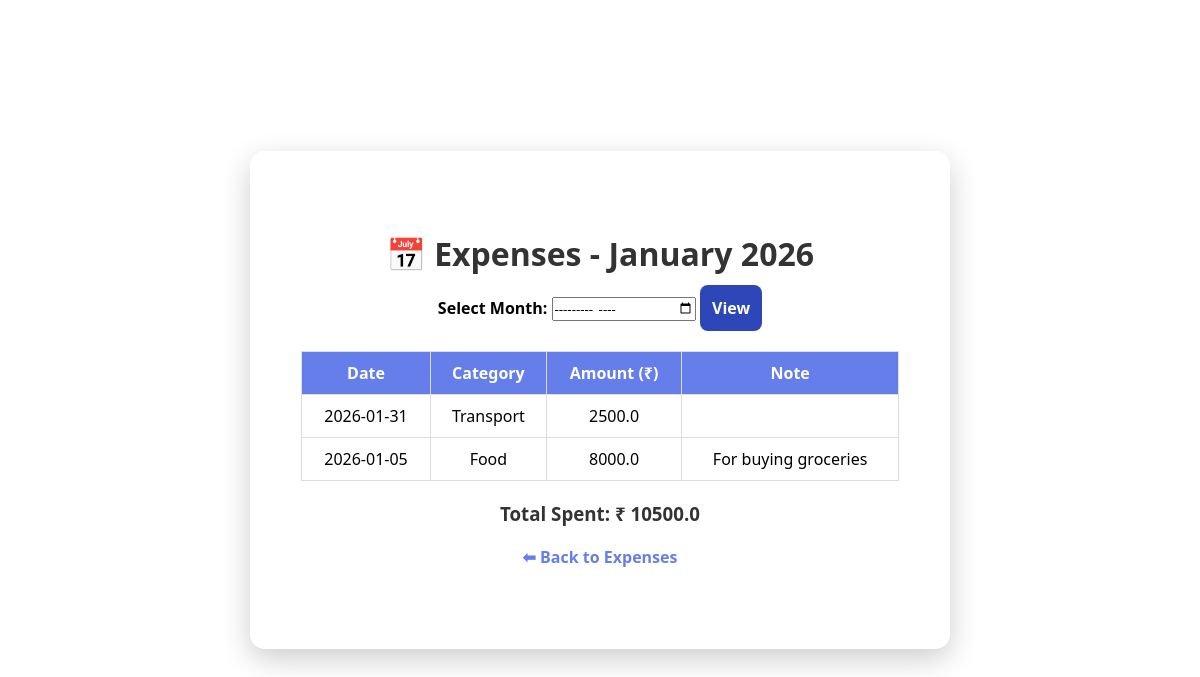
Page /past-month (signed in) on the committed database.
### tables this page shows
CREATE TABLE expenses (
            id INTEGER PRIMARY KEY AUTOINCREMENT,
            username TEXT NOT NULL,
            amount REAL NOT NULL,
            category TEXT NOT NULL,
            date TEXT NOT NULL,
            note TEXT
        );

### app.py (the view)
@app.route("/past-month")
def past_month_expenses():
    if "user" not in session:
        return redirect("/login")
    username = session["user"]
    selected_month = request.args.get("month")
    today = datetime.today()
    if selected_month:
        selected_date = datetime.strptime(selected_month, "%Y-%m")
        start_date = selected_date.replace(day=1)
        if selected_date.month == 12:
            end_date = selected_date.replace(year=selected_date.year+1, month=1, day=1) - timedelta(days=1)
        else:
            end_date = selected_date.replace(month=selected_date.month+1, day=1) - timedelta(days=1)
    else:
        first_day_current_month = today.replace(day=1)
        end_date = first_day_current_month - timedelta(days=1)
        start_date = end_date.replace(day=1)
    conn = get_db_connection()
    expenses = conn.execute("""
        SELECT * FROM expenses
        WHERE username = ? AND date BETWEEN ? AND ?
        ORDER BY date DESC
    """, (username,
          start_date.strftime("%Y-%m-%d"),
          end_date.strftime("%Y-%m-%d"))).fetchall()
    conn.close()
    total = sum(expense["amount"] for expense in expenses)
    return render_template(
        "past_month.html",
        expenses=expenses,
        total=total,
        month=start_date.strftime("%B %Y")
    )

### app.py (called while the page is built)
def get_db_connection():
    conn = sqlite3.connect("expenses.db")
    conn.row_factory = sqlite3.Row
    return conn

### templates/past_month.html (shortened to what this page needs)
<!DOCTYPE html>
<html>
<head>
    <link rel="stylesheet" href="{{ url_for('static', filename='style.css') }}">
</head>
<body>
<div class="container" style="width:700px;">
    <h1>📅 Expenses - {{ month }}</h1>
    <form method="GET" style="margin-bottom:20px; text-align:center;">
        <label style="font-weight:bold;">Select Month:</label>
        <input type="month" name="month" required>
        <button type="submit" class="btn primary">View</button>
    </form>
    {% if expenses %}
    <table class="expense-table">
        <thead>
            <tr>
                <th>Date</th>
                <th>Category</th>
                <th>Amount (₹)</th>
                <th>Note</th>
            </tr>
        </thead>
        <tbody>
        {% for expense in expenses %}
            <tr>
                <td>{{ expense.date }}</td>
                <td>{{ expense.category }}</td>
                <td>{{ expense.amount }}</td>
                <td>{{ expense.note or "-" }}</td>
            </tr>
        {% endfor %}
        </tbody>
    </table>
    <h3 class="total">Total Spent: ₹ {{ total }}</h3>
    {% else %}
        <p>No expenses found for this month.</p>
    {% endif %}
    <a href="/expenses" class="back-link">⬅ Back to Expenses</a>
</div>
</body>
</html>

### static/style.css (style rules this page uses)
* { margin: 0; padding: 0; box-sizing: border-box; font-family: "Segoe UI", sans-serif; }
body { height: 100vh; background-image: url("https://images.pexels.com/photos/27920274/pexels-photo-27920274.jpeg?cs=srgb&dl=pexels-jakubzerdzicki-27920274.jpg&fm=jpg"); background-size: cover; background-position: center; background-repeat: no-repeat; display: flex; align-items: center; justify-content: center; }
.container { background: rgba(255, 255, 255, 0.75); backdrop-filter: blur(10px); -webkit-backdrop-filter: blur(10px); padding: 80px 50px; width: 500px; text-align: center; border-radius: 15px; box-shadow: 0 10px 30px rgba(0,0,0,0.2); border: 1px solid rgba(255, 255, 255, 0.3); }
.container h1 { font-size: 32px; margin-bottom: 10px; color: #333; }
.btn { text-decoration: none; padding: 12px; border-radius: 8px; font-size: 16px; font-weight: 600; transition: 0.3s ease; cursor: pointer; border: none; }
.primary { background: #2d47b9; color: white; }
.back-link { display: inline-block; margin-top: 20px; color: #667eea; text-decoration: none; font-weight: 600; }
.expense-table { width: 100%; border-collapse: collapse; margin-top: 20px; }
.expense-table th, .expense-table td { border: 1px solid #ddd; padding: 10px; text-align: center; }
.expense-table th { background: #667eea; color: white; }
.total { margin-top: 20px; color: #333; }

### rows in the picture
expenses: date "2026-01-31", category "Transport", amount "2500.0"
expenses: date "2026-01-05", category "Food", amount "8000.0", note "For buying groceries"

### other values in the picture
{{ month }} "January 2026"
{{ total }} "10500.0"
